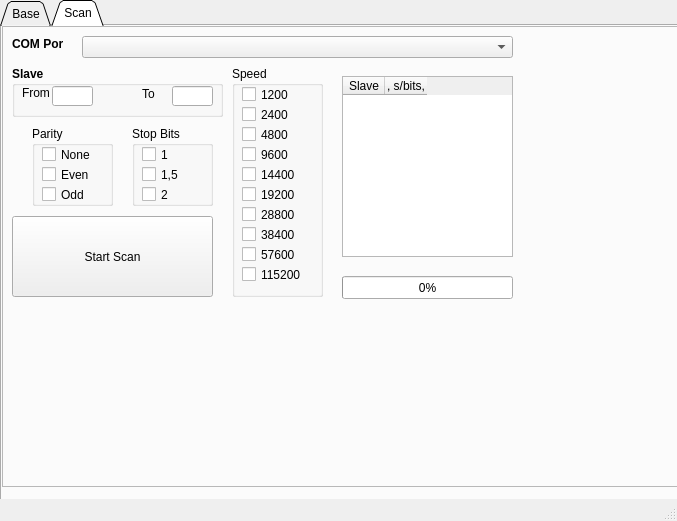
<?xml version="1.0" encoding="UTF-8"?>
<ui version="4.0">
 <class>MainWindow</class>
 <widget class="QMainWindow" name="MainWindow">
  <property name="enabled">
   <bool>true</bool>
  </property>
  <property name="geometry">
   <rect>
    <x>0</x>
    <y>0</y>
    <width>677</width>
    <height>521</height>
   </rect>
  </property>
  <property name="windowTitle">
   <string>MainWindow</string>
  </property>
  <widget class="QWidget" name="centralwidget">
   <property name="enabled">
    <bool>true</bool>
   </property>
   <widget class="QTabWidget" name="tabWidget_main">
    <property name="geometry">
     <rect>
      <x>0</x>
      <y>0</y>
      <width>681</width>
      <height>501</height>
     </rect>
    </property>
    <property name="sizePolicy">
     <sizepolicy hsizetype="Expanding" vsizetype="Expanding">
      <horstretch>0</horstretch>
      <verstretch>0</verstretch>
     </sizepolicy>
    </property>
    <property name="tabShape">
     <enum>QTabWidget::Triangular</enum>
    </property>
    <property name="currentIndex">
     <number>1</number>
    </property>
    <widget class="QWidget" name="tab_base">
     <attribute name="title">
      <string>Base</string>
     </attribute>
     <widget class="QFrame" name="frame_base">
      <property name="geometry">
       <rect>
        <x>0</x>
        <y>0</y>
        <width>791</width>
        <height>531</height>
       </rect>
      </property>
      <property name="frameShape">
       <enum>QFrame::StyledPanel</enum>
      </property>
      <property name="frameShadow">
       <enum>QFrame::Raised</enum>
      </property>
      <widget class="QTableWidget" name="tableWidget">
       <property name="geometry">
        <rect>
         <x>20</x>
         <y>210</y>
         <width>601</width>
         <height>231</height>
        </rect>
       </property>
      </widget>
      <widget class="QPushButton" name="btn_set_param_sigma">
       <property name="geometry">
        <rect>
         <x>420</x>
         <y>80</y>
         <width>191</width>
         <height>51</height>
        </rect>
       </property>
       <property name="font">
        <font>
         <pointsize>10</pointsize>
        </font>
       </property>
       <property name="text">
        <string>Установить параметры Sigma</string>
       </property>
      </widget>
      <widget class="QLineEdit" name="etr_address">
       <property name="geometry">
        <rect>
         <x>120</x>
         <y>80</y>
         <width>81</width>
         <height>20</height>
        </rect>
       </property>
       <property name="font">
        <font>
         <pointsize>10</pointsize>
        </font>
       </property>
      </widget>
      <widget class="QLabel" name="lbl_port">
       <property name="geometry">
        <rect>
         <x>20</x>
         <y>20</y>
         <width>70</width>
         <height>21</height>
        </rect>
       </property>
       <property name="minimumSize">
        <size>
         <width>60</width>
         <height>20</height>
        </size>
       </property>
       <property name="maximumSize">
        <size>
         <width>71</width>
         <height>16777215</height>
        </size>
       </property>
       <property name="font">
        <font>
         <pointsize>10</pointsize>
        </font>
       </property>
       <property name="text">
        <string>COM Port</string>
       </property>
      </widget>
      <widget class="QComboBox" name="combobox_bits">
       <property name="geometry">
        <rect>
         <x>120</x>
         <y>170</y>
         <width>81</width>
         <height>22</height>
        </rect>
       </property>
       <property name="font">
        <font>
         <pointsize>10</pointsize>
        </font>
       </property>
      </widget>
      <widget class="QLabel" name="lbl_parity">
       <property name="geometry">
        <rect>
         <x>20</x>
         <y>140</y>
         <width>70</width>
         <height>20</height>
        </rect>
       </property>
       <property name="minimumSize">
        <size>
         <width>70</width>
         <height>20</height>
        </size>
       </property>
       <property name="maximumSize">
        <size>
         <width>0</width>
         <height>0</height>
        </size>
       </property>
       <property name="font">
        <font>
         <pointsize>10</pointsize>
        </font>
       </property>
       <property name="text">
        <string>Parity</string>
       </property>
      </widget>
      <widget class="QPushButton" name="btn_address">
       <property name="geometry">
        <rect>
         <x>240</x>
         <y>80</y>
         <width>171</width>
         <height>21</height>
        </rect>
       </property>
       <property name="font">
        <font>
         <pointsize>10</pointsize>
        </font>
       </property>
       <property name="text">
        <string>Изменить адрес устройства</string>
       </property>
      </widget>
      <widget class="QPushButton" name="btn_parity">
       <property name="geometry">
        <rect>
         <x>240</x>
         <y>140</y>
         <width>171</width>
         <height>21</height>
        </rect>
       </property>
       <property name="font">
        <font>
         <pointsize>10</pointsize>
        </font>
       </property>
       <property name="text">
        <string>Изменить проверку на чётность</string>
       </property>
      </widget>
      <widget class="QLabel" name="lbl_stop_bit">
       <property name="geometry">
        <rect>
         <x>20</x>
         <y>170</y>
         <width>70</width>
         <height>20</height>
        </rect>
       </property>
       <property name="minimumSize">
        <size>
         <width>70</width>
         <height>20</height>
        </size>
       </property>
       <property name="maximumSize">
        <size>
         <width>0</width>
         <height>0</height>
        </size>
       </property>
       <property name="font">
        <font>
         <pointsize>10</pointsize>
        </font>
       </property>
       <property name="text">
        <string>Stop bits</string>
       </property>
      </widget>
      <widget class="QComboBox" name="combobox_type">
       <property name="geometry">
        <rect>
         <x>120</x>
         <y>50</y>
         <width>291</width>
         <height>22</height>
        </rect>
       </property>
       <property name="font">
        <font>
         <pointsize>10</pointsize>
        </font>
       </property>
      </widget>
      <widget class="QComboBox" name="combobox_port">
       <property name="geometry">
        <rect>
         <x>120</x>
         <y>20</y>
         <width>291</width>
         <height>22</height>
        </rect>
       </property>
       <property name="font">
        <font>
         <pointsize>10</pointsize>
        </font>
       </property>
      </widget>
      <widget class="QComboBox" name="combobox_speed">
       <property name="geometry">
        <rect>
         <x>120</x>
         <y>110</y>
         <width>81</width>
         <height>22</height>
        </rect>
       </property>
       <property name="font">
        <font>
         <pointsize>10</pointsize>
        </font>
       </property>
      </widget>
      <widget class="QPushButton" name="btn_connect">
       <property name="geometry">
        <rect>
         <x>420</x>
         <y>140</y>
         <width>191</width>
         <height>51</height>
        </rect>
       </property>
       <property name="font">
        <font>
         <pointsize>10</pointsize>
        </font>
       </property>
       <property name="text">
        <string>Прочитать параметры</string>
       </property>
      </widget>
      <widget class="QPushButton" name="btn_stop_bit">
       <property name="geometry">
        <rect>
         <x>240</x>
         <y>170</y>
         <width>171</width>
         <height>21</height>
        </rect>
       </property>
       <property name="font">
        <font>
         <pointsize>10</pointsize>
        </font>
       </property>
       <property name="text">
        <string>Изменить Stop bits</string>
       </property>
      </widget>
      <widget class="QLabel" name="lbl_speed">
       <property name="geometry">
        <rect>
         <x>20</x>
         <y>100</y>
         <width>70</width>
         <height>34</height>
        </rect>
       </property>
       <property name="minimumSize">
        <size>
         <width>70</width>
         <height>20</height>
        </size>
       </property>
       <property name="maximumSize">
        <size>
         <width>43</width>
         <height>16777215</height>
        </size>
       </property>
       <property name="font">
        <font>
         <pointsize>10</pointsize>
        </font>
       </property>
       <property name="text">
        <string>Скорость</string>
       </property>
      </widget>
      <widget class="QLabel" name="lbl_slave">
       <property name="geometry">
        <rect>
         <x>20</x>
         <y>70</y>
         <width>70</width>
         <height>34</height>
        </rect>
       </property>
       <property name="minimumSize">
        <size>
         <width>70</width>
         <height>20</height>
        </size>
       </property>
       <property name="maximumSize">
        <size>
         <width>43</width>
         <height>16777215</height>
        </size>
       </property>
       <property name="font">
        <font>
         <pointsize>10</pointsize>
        </font>
       </property>
       <property name="text">
        <string>Адрес устр-ва</string>
       </property>
      </widget>
      <widget class="QComboBox" name="combobox_parity">
       <property name="geometry">
        <rect>
         <x>120</x>
         <y>140</y>
         <width>81</width>
         <height>22</height>
        </rect>
       </property>
       <property name="font">
        <font>
         <pointsize>10</pointsize>
        </font>
       </property>
      </widget>
      <widget class="QLabel" name="lbl_type">
       <property name="geometry">
        <rect>
         <x>20</x>
         <y>40</y>
         <width>70</width>
         <height>34</height>
        </rect>
       </property>
       <property name="minimumSize">
        <size>
         <width>70</width>
         <height>20</height>
        </size>
       </property>
       <property name="maximumSize">
        <size>
         <width>43</width>
         <height>16777215</height>
        </size>
       </property>
       <property name="font">
        <font>
         <pointsize>10</pointsize>
        </font>
       </property>
       <property name="text">
        <string>Устройство</string>
       </property>
      </widget>
      <widget class="QPushButton" name="btn_speed">
       <property name="geometry">
        <rect>
         <x>240</x>
         <y>110</y>
         <width>171</width>
         <height>21</height>
        </rect>
       </property>
       <property name="font">
        <font>
         <pointsize>10</pointsize>
        </font>
       </property>
       <property name="text">
        <string>Изменить скорость</string>
       </property>
      </widget>
     </widget>
    </widget>
    <widget class="QWidget" name="tab_scan">
     <attribute name="title">
      <string>Scan</string>
     </attribute>
     <widget class="QFrame" name="frame_scan">
      <property name="geometry">
       <rect>
        <x>0</x>
        <y>0</y>
        <width>681</width>
        <height>461</height>
       </rect>
      </property>
      <property name="frameShape">
       <enum>QFrame::StyledPanel</enum>
      </property>
      <property name="frameShadow">
       <enum>QFrame::Raised</enum>
      </property>
      <widget class="QProgressBar" name="progressBar_">
       <property name="geometry">
        <rect>
         <x>340</x>
         <y>250</y>
         <width>171</width>
         <height>23</height>
        </rect>
       </property>
       <property name="value">
        <number>0</number>
       </property>
      </widget>
      <widget class="QGroupBox" name="groupBox_speeds">
       <property name="geometry">
        <rect>
         <x>230</x>
         <y>40</y>
         <width>91</width>
         <height>231</height>
        </rect>
       </property>
       <property name="title">
        <string>Speed</string>
       </property>
       <widget class="QCheckBox" name="checkBox_1202">
        <property name="geometry">
         <rect>
          <x>10</x>
          <y>20</y>
          <width>62</width>
          <height>17</height>
         </rect>
        </property>
        <property name="text">
         <string>1200</string>
        </property>
       </widget>
       <widget class="QCheckBox" name="checkBox_2402">
        <property name="geometry">
         <rect>
          <x>10</x>
          <y>40</y>
          <width>62</width>
          <height>17</height>
         </rect>
        </property>
        <property name="text">
         <string>2400</string>
        </property>
       </widget>
       <widget class="QCheckBox" name="checkBox_4802">
        <property name="geometry">
         <rect>
          <x>10</x>
          <y>60</y>
          <width>62</width>
          <height>17</height>
         </rect>
        </property>
        <property name="text">
         <string>4800</string>
        </property>
       </widget>
       <widget class="QCheckBox" name="checkBox_9602">
        <property name="geometry">
         <rect>
          <x>10</x>
          <y>80</y>
          <width>62</width>
          <height>17</height>
         </rect>
        </property>
        <property name="text">
         <string>9600</string>
        </property>
       </widget>
       <widget class="QCheckBox" name="checkBox_14402">
        <property name="geometry">
         <rect>
          <x>10</x>
          <y>100</y>
          <width>62</width>
          <height>17</height>
         </rect>
        </property>
        <property name="text">
         <string>14400</string>
        </property>
       </widget>
       <widget class="QCheckBox" name="checkBox_19202">
        <property name="geometry">
         <rect>
          <x>10</x>
          <y>120</y>
          <width>62</width>
          <height>17</height>
         </rect>
        </property>
        <property name="text">
         <string>19200</string>
        </property>
       </widget>
       <widget class="QCheckBox" name="checkBox_28802">
        <property name="geometry">
         <rect>
          <x>10</x>
          <y>140</y>
          <width>62</width>
          <height>17</height>
         </rect>
        </property>
        <property name="text">
         <string>28800</string>
        </property>
       </widget>
       <widget class="QCheckBox" name="checkBox_38402">
        <property name="geometry">
         <rect>
          <x>10</x>
          <y>160</y>
          <width>62</width>
          <height>17</height>
         </rect>
        </property>
        <property name="text">
         <string>38400</string>
        </property>
       </widget>
       <widget class="QCheckBox" name="checkBox_57602">
        <property name="geometry">
         <rect>
          <x>10</x>
          <y>180</y>
          <width>62</width>
          <height>17</height>
         </rect>
        </property>
        <property name="text">
         <string>57600</string>
        </property>
       </widget>
       <widget class="QCheckBox" name="checkBox_115202">
        <property name="geometry">
         <rect>
          <x>10</x>
          <y>200</y>
          <width>62</width>
          <height>17</height>
         </rect>
        </property>
        <property name="text">
         <string>115200</string>
        </property>
       </widget>
      </widget>
      <widget class="QTableWidget" name="table_devices">
       <property name="geometry">
        <rect>
         <x>340</x>
         <y>50</y>
         <width>171</width>
         <height>181</height>
        </rect>
       </property>
       <property name="palette">
        <palette>
         <active>
          <colorrole role="WindowText">
           <brush brushstyle="SolidPattern">
            <color alpha="255">
             <red>0</red>
             <green>0</green>
             <blue>0</blue>
            </color>
           </brush>
          </colorrole>
         </active>
         <inactive>
          <colorrole role="WindowText">
           <brush brushstyle="SolidPattern">
            <color alpha="255">
             <red>0</red>
             <green>0</green>
             <blue>0</blue>
            </color>
           </brush>
          </colorrole>
         </inactive>
         <disabled>
          <colorrole role="WindowText">
           <brush brushstyle="SolidPattern">
            <color alpha="255">
             <red>120</red>
             <green>120</green>
             <blue>120</blue>
            </color>
           </brush>
          </colorrole>
         </disabled>
        </palette>
       </property>
       <property name="columnCount">
        <number>2</number>
       </property>
       <attribute name="horizontalHeaderDefaultSectionSize">
        <number>42</number>
       </attribute>
       <column>
        <property name="text">
         <string>Slave</string>
        </property>
        <property name="background">
         <color>
          <red>255</red>
          <green>170</green>
          <blue>0</blue>
         </color>
        </property>
       </column>
       <column>
        <property name="text">
         <string>speed, s/bits, parity</string>
        </property>
        <property name="textAlignment">
         <set>AlignHCenter|AlignBottom</set>
        </property>
        <property name="background">
         <color>
          <red>255</red>
          <green>170</green>
          <blue>0</blue>
         </color>
        </property>
       </column>
      </widget>
      <widget class="QComboBox" name="comboBox_com_port">
       <property name="geometry">
        <rect>
         <x>80</x>
         <y>10</y>
         <width>431</width>
         <height>22</height>
        </rect>
       </property>
      </widget>
      <widget class="QGroupBox" name="groupBox_parity">
       <property name="geometry">
        <rect>
         <x>30</x>
         <y>100</y>
         <width>81</width>
         <height>80</height>
        </rect>
       </property>
       <property name="title">
        <string>Parity</string>
       </property>
       <widget class="QCheckBox" name="check_box_none_3">
        <property name="geometry">
         <rect>
          <x>10</x>
          <y>20</y>
          <width>62</width>
          <height>17</height>
         </rect>
        </property>
        <property name="text">
         <string>None</string>
        </property>
       </widget>
       <widget class="QCheckBox" name="check_box_even_3">
        <property name="geometry">
         <rect>
          <x>10</x>
          <y>40</y>
          <width>62</width>
          <height>17</height>
         </rect>
        </property>
        <property name="text">
         <string>Even</string>
        </property>
       </widget>
       <widget class="QCheckBox" name="check_box_odd_3">
        <property name="geometry">
         <rect>
          <x>10</x>
          <y>60</y>
          <width>62</width>
          <height>17</height>
         </rect>
        </property>
        <property name="text">
         <string>Odd</string>
        </property>
       </widget>
      </widget>
      <widget class="QGroupBox" name="group_box_slave">
       <property name="geometry">
        <rect>
         <x>10</x>
         <y>40</y>
         <width>211</width>
         <height>51</height>
        </rect>
       </property>
       <property name="font">
        <font>
         <weight>75</weight>
         <bold>true</bold>
        </font>
       </property>
       <property name="title">
        <string>Slave</string>
       </property>
       <widget class="QLineEdit" name="etr_slave_to_3">
        <property name="geometry">
         <rect>
          <x>160</x>
          <y>20</y>
          <width>41</width>
          <height>20</height>
         </rect>
        </property>
        <property name="font">
         <font>
          <weight>50</weight>
          <bold>false</bold>
         </font>
        </property>
        <property name="inputMask">
         <string/>
        </property>
        <property name="text">
         <string/>
        </property>
       </widget>
       <widget class="QLabel" name="lbl_from_3">
        <property name="geometry">
         <rect>
          <x>10</x>
          <y>20</y>
          <width>43</width>
          <height>13</height>
         </rect>
        </property>
        <property name="font">
         <font>
          <weight>50</weight>
          <bold>false</bold>
         </font>
        </property>
        <property name="text">
         <string>From</string>
        </property>
       </widget>
       <widget class="QLabel" name="lbl_to_3">
        <property name="geometry">
         <rect>
          <x>130</x>
          <y>20</y>
          <width>21</width>
          <height>16</height>
         </rect>
        </property>
        <property name="font">
         <font>
          <weight>50</weight>
          <bold>false</bold>
         </font>
        </property>
        <property name="text">
         <string>To</string>
        </property>
       </widget>
       <widget class="QLineEdit" name="etr_slave_from_3">
        <property name="geometry">
         <rect>
          <x>40</x>
          <y>20</y>
          <width>41</width>
          <height>20</height>
         </rect>
        </property>
        <property name="font">
         <font>
          <weight>50</weight>
          <bold>false</bold>
         </font>
        </property>
        <property name="inputMask">
         <string/>
        </property>
        <property name="text">
         <string/>
        </property>
       </widget>
      </widget>
      <widget class="QPushButton" name="pushButton_scan">
       <property name="geometry">
        <rect>
         <x>10</x>
         <y>190</y>
         <width>201</width>
         <height>81</height>
        </rect>
       </property>
       <property name="text">
        <string>Start Scan</string>
       </property>
      </widget>
      <widget class="QGroupBox" name="groupBox_s_bits">
       <property name="geometry">
        <rect>
         <x>130</x>
         <y>100</y>
         <width>81</width>
         <height>80</height>
        </rect>
       </property>
       <property name="title">
        <string>Stop Bits</string>
       </property>
       <widget class="QCheckBox" name="check_box_sb1_3">
        <property name="geometry">
         <rect>
          <x>10</x>
          <y>20</y>
          <width>62</width>
          <height>17</height>
         </rect>
        </property>
        <property name="text">
         <string>1</string>
        </property>
       </widget>
       <widget class="QCheckBox" name="check_box_sb15_3">
        <property name="geometry">
         <rect>
          <x>10</x>
          <y>40</y>
          <width>62</width>
          <height>17</height>
         </rect>
        </property>
        <property name="text">
         <string>1,5</string>
        </property>
       </widget>
       <widget class="QCheckBox" name="check_box_sb2_3">
        <property name="geometry">
         <rect>
          <x>10</x>
          <y>60</y>
          <width>62</width>
          <height>17</height>
         </rect>
        </property>
        <property name="text">
         <string>2</string>
        </property>
       </widget>
      </widget>
      <widget class="QLabel" name="com_port">
       <property name="geometry">
        <rect>
         <x>10</x>
         <y>10</y>
         <width>51</width>
         <height>16</height>
        </rect>
       </property>
       <property name="font">
        <font>
         <weight>75</weight>
         <bold>true</bold>
        </font>
       </property>
       <property name="text">
        <string>COM Port</string>
       </property>
      </widget>
     </widget>
    </widget>
   </widget>
  </widget>
  <widget class="QMenuBar" name="menubar">
   <property name="geometry">
    <rect>
     <x>0</x>
     <y>0</y>
     <width>677</width>
     <height>21</height>
    </rect>
   </property>
  </widget>
  <widget class="QStatusBar" name="statusbar">
   <property name="enabled">
    <bool>false</bool>
   </property>
   <property name="sizeGripEnabled">
    <bool>true</bool>
   </property>
  </widget>
 </widget>
 <resources/>
 <connections/>
</ui>
